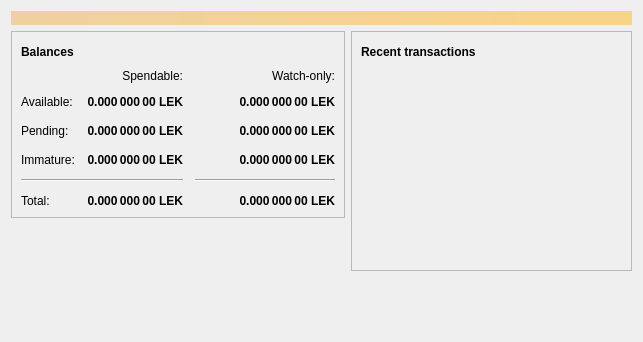
<?xml version="1.0" encoding="UTF-8"?>
<ui version="4.0">
 <class>OverviewPage</class>
 <widget class="QWidget" name="OverviewPage">
  <property name="geometry">
   <rect>
    <x>0</x>
    <y>0</y>
    <width>643</width>
    <height>342</height>
   </rect>
  </property>
  <property name="windowTitle">
   <string>Form</string>
  </property>
  <property name="styleSheet">
   <string notr="true"/>
  </property>
  <layout class="QVBoxLayout" name="topLayout">
   <item>
    <widget class="QLabel" name="labelAlerts">
     <property name="visible">
      <bool>false</bool>
     </property>
     <property name="styleSheet">
      <string notr="true">QLabel { background-color: qlineargradient(x1: 0, y1: 0, x2: 1, y2: 0, stop:0 #F0D0A0, stop:1 #F8D488); color:#000000; }</string>
     </property>
     <property name="wordWrap">
      <bool>true</bool>
     </property>
     <property name="margin">
      <number>3</number>
     </property>
     <property name="textInteractionFlags">
      <set>Qt::TextSelectableByMouse</set>
     </property>
    </widget>
   </item>
   <item>
    <layout class="QHBoxLayout" name="horizontalLayout" stretch="1,1">
     <item>
      <layout class="QVBoxLayout" name="verticalLayout_2">
       <item>
        <widget class="QFrame" name="frame">
         <property name="frameShape">
          <enum>QFrame::StyledPanel</enum>
         </property>
         <property name="frameShadow">
          <enum>QFrame::Raised</enum>
         </property>
         <layout class="QVBoxLayout" name="verticalLayout_4">
          <item>
           <layout class="QHBoxLayout" name="horizontalLayout_4">
            <item>
             <widget class="QLabel" name="label_5">
              <property name="font">
               <font>
                <weight>75</weight>
                <bold>true</bold>
               </font>
              </property>
              <property name="text">
               <string>Balances</string>
              </property>
             </widget>
            </item>
            <item>
             <widget class="QPushButton" name="labelWalletStatus">
              <property name="enabled">
               <bool>true</bool>
              </property>
              <property name="maximumSize">
               <size>
                <width>30</width>
                <height>16777215</height>
               </size>
              </property>
              <property name="toolTip">
               <string>The displayed information may be out of date. Your wallet automatically synchronizes with the LekCoin network after a connection is established, but this process has not completed yet.</string>
              </property>
              <property name="text">
               <string/>
              </property>
              <property name="icon">
               <iconset resource="../lekcoin.qrc">
                <normaloff>:/icons/warning</normaloff>
                <disabledoff>:/icons/warning</disabledoff>:/icons/warning</iconset>
              </property>
              <property name="iconSize">
               <size>
                <width>24</width>
                <height>24</height>
               </size>
              </property>
              <property name="flat">
               <bool>true</bool>
              </property>
             </widget>
            </item>
            <item>
             <spacer name="horizontalSpacer_3">
              <property name="orientation">
               <enum>Qt::Horizontal</enum>
              </property>
              <property name="sizeHint" stdset="0">
               <size>
                <width>40</width>
                <height>20</height>
               </size>
              </property>
             </spacer>
            </item>
           </layout>
          </item>
          <item>
           <layout class="QGridLayout" name="gridLayout">
            <property name="spacing">
             <number>12</number>
            </property>
            <item row="2" column="2">
             <widget class="QLabel" name="labelWatchPending">
              <property name="font">
               <font>
                <weight>75</weight>
                <bold>true</bold>
               </font>
              </property>
              <property name="cursor">
               <cursorShape>IBeamCursor</cursorShape>
              </property>
              <property name="toolTip">
               <string>Unconfirmed transactions to watch-only addresses</string>
              </property>
              <property name="text">
               <string notr="true">0.000 000 00 LEK</string>
              </property>
              <property name="alignment">
               <set>Qt::AlignRight|Qt::AlignTrailing|Qt::AlignVCenter</set>
              </property>
              <property name="textInteractionFlags">
               <set>Qt::LinksAccessibleByMouse|Qt::TextSelectableByKeyboard|Qt::TextSelectableByMouse</set>
              </property>
             </widget>
            </item>
            <item row="2" column="1">
             <widget class="QLabel" name="labelUnconfirmed">
              <property name="font">
               <font>
                <weight>75</weight>
                <bold>true</bold>
               </font>
              </property>
              <property name="cursor">
               <cursorShape>IBeamCursor</cursorShape>
              </property>
              <property name="toolTip">
               <string>Total of transactions that have yet to be confirmed, and do not yet count toward the spendable balance</string>
              </property>
              <property name="text">
               <string notr="true">0.000 000 00 LEK</string>
              </property>
              <property name="alignment">
               <set>Qt::AlignRight|Qt::AlignTrailing|Qt::AlignVCenter</set>
              </property>
              <property name="textInteractionFlags">
               <set>Qt::LinksAccessibleByMouse|Qt::TextSelectableByKeyboard|Qt::TextSelectableByMouse</set>
              </property>
             </widget>
            </item>
            <item row="3" column="2">
             <widget class="QLabel" name="labelWatchImmature">
              <property name="font">
               <font>
                <weight>75</weight>
                <bold>true</bold>
               </font>
              </property>
              <property name="cursor">
               <cursorShape>IBeamCursor</cursorShape>
              </property>
              <property name="toolTip">
               <string>Mined balance in watch-only addresses that has not yet matured</string>
              </property>
              <property name="text">
               <string notr="true">0.000 000 00 LEK</string>
              </property>
              <property name="alignment">
               <set>Qt::AlignRight|Qt::AlignTrailing|Qt::AlignVCenter</set>
              </property>
              <property name="textInteractionFlags">
               <set>Qt::LinksAccessibleByMouse|Qt::TextSelectableByKeyboard|Qt::TextSelectableByMouse</set>
              </property>
             </widget>
            </item>
            <item row="4" column="0" colspan="2">
             <widget class="Line" name="line">
              <property name="orientation">
               <enum>Qt::Horizontal</enum>
              </property>
             </widget>
            </item>
            <item row="4" column="2">
             <widget class="Line" name="lineWatchBalance">
              <property name="sizePolicy">
               <sizepolicy hsizetype="Preferred" vsizetype="Fixed">
                <horstretch>0</horstretch>
                <verstretch>0</verstretch>
               </sizepolicy>
              </property>
              <property name="minimumSize">
               <size>
                <width>140</width>
                <height>0</height>
               </size>
              </property>
              <property name="orientation">
               <enum>Qt::Horizontal</enum>
              </property>
             </widget>
            </item>
            <item row="5" column="0">
             <widget class="QLabel" name="labelTotalText">
              <property name="text">
               <string>Total:</string>
              </property>
             </widget>
            </item>
            <item row="3" column="1">
             <widget class="QLabel" name="labelImmature">
              <property name="font">
               <font>
                <weight>75</weight>
                <bold>true</bold>
               </font>
              </property>
              <property name="cursor">
               <cursorShape>IBeamCursor</cursorShape>
              </property>
              <property name="toolTip">
               <string>Mined balance that has not yet matured</string>
              </property>
              <property name="text">
               <string notr="true">0.000 000 00 LEK</string>
              </property>
              <property name="alignment">
               <set>Qt::AlignRight|Qt::AlignTrailing|Qt::AlignVCenter</set>
              </property>
              <property name="textInteractionFlags">
               <set>Qt::LinksAccessibleByMouse|Qt::TextSelectableByKeyboard|Qt::TextSelectableByMouse</set>
              </property>
             </widget>
            </item>
            <item row="2" column="3">
             <spacer name="horizontalSpacer_2">
              <property name="orientation">
               <enum>Qt::Horizontal</enum>
              </property>
              <property name="sizeHint" stdset="0">
               <size>
                <width>40</width>
                <height>20</height>
               </size>
              </property>
             </spacer>
            </item>
            <item row="3" column="0">
             <widget class="QLabel" name="labelImmatureText">
              <property name="text">
               <string>Immature:</string>
              </property>
             </widget>
            </item>
            <item row="5" column="1">
             <widget class="QLabel" name="labelTotal">
              <property name="font">
               <font>
                <weight>75</weight>
                <bold>true</bold>
               </font>
              </property>
              <property name="cursor">
               <cursorShape>IBeamCursor</cursorShape>
              </property>
              <property name="toolTip">
               <string>Your current total balance</string>
              </property>
              <property name="text">
               <string notr="true">0.000 000 00 LEK</string>
              </property>
              <property name="alignment">
               <set>Qt::AlignRight|Qt::AlignTrailing|Qt::AlignVCenter</set>
              </property>
              <property name="textInteractionFlags">
               <set>Qt::LinksAccessibleByMouse|Qt::TextSelectableByKeyboard|Qt::TextSelectableByMouse</set>
              </property>
             </widget>
            </item>
            <item row="5" column="2">
             <widget class="QLabel" name="labelWatchTotal">
              <property name="font">
               <font>
                <weight>75</weight>
                <bold>true</bold>
               </font>
              </property>
              <property name="cursor">
               <cursorShape>IBeamCursor</cursorShape>
              </property>
              <property name="toolTip">
               <string>Current total balance in watch-only addresses</string>
              </property>
              <property name="text">
               <string notr="true">0.000 000 00 LEK</string>
              </property>
              <property name="alignment">
               <set>Qt::AlignRight|Qt::AlignTrailing|Qt::AlignVCenter</set>
              </property>
              <property name="textInteractionFlags">
               <set>Qt::LinksAccessibleByMouse|Qt::TextSelectableByKeyboard|Qt::TextSelectableByMouse</set>
              </property>
             </widget>
            </item>
            <item row="0" column="2">
             <widget class="QLabel" name="labelWatchonly">
              <property name="text">
               <string>Watch-only:</string>
              </property>
              <property name="alignment">
               <set>Qt::AlignRight|Qt::AlignTrailing|Qt::AlignVCenter</set>
              </property>
             </widget>
            </item>
            <item row="1" column="0">
             <widget class="QLabel" name="labelBalanceText">
              <property name="text">
               <string>Available:</string>
              </property>
             </widget>
            </item>
            <item row="1" column="1">
             <widget class="QLabel" name="labelBalance">
              <property name="font">
               <font>
                <weight>75</weight>
                <bold>true</bold>
               </font>
              </property>
              <property name="cursor">
               <cursorShape>IBeamCursor</cursorShape>
              </property>
              <property name="toolTip">
               <string>Your current spendable balance</string>
              </property>
              <property name="text">
               <string notr="true">0.000 000 00 LEK</string>
              </property>
              <property name="alignment">
               <set>Qt::AlignRight|Qt::AlignTrailing|Qt::AlignVCenter</set>
              </property>
              <property name="textInteractionFlags">
               <set>Qt::LinksAccessibleByMouse|Qt::TextSelectableByKeyboard|Qt::TextSelectableByMouse</set>
              </property>
             </widget>
            </item>
            <item row="1" column="2">
             <widget class="QLabel" name="labelWatchAvailable">
              <property name="font">
               <font>
                <weight>75</weight>
                <bold>true</bold>
               </font>
              </property>
              <property name="cursor">
               <cursorShape>IBeamCursor</cursorShape>
              </property>
              <property name="toolTip">
               <string>Your current balance in watch-only addresses</string>
              </property>
              <property name="text">
               <string notr="true">0.000 000 00 LEK</string>
              </property>
              <property name="alignment">
               <set>Qt::AlignRight|Qt::AlignTrailing|Qt::AlignVCenter</set>
              </property>
              <property name="textInteractionFlags">
               <set>Qt::LinksAccessibleByMouse|Qt::TextSelectableByKeyboard|Qt::TextSelectableByMouse</set>
              </property>
             </widget>
            </item>
            <item row="2" column="0">
             <widget class="QLabel" name="labelPendingText">
              <property name="text">
               <string>Pending:</string>
              </property>
             </widget>
            </item>
            <item row="0" column="1">
             <widget class="QLabel" name="labelSpendable">
              <property name="text">
               <string>Spendable:</string>
              </property>
              <property name="alignment">
               <set>Qt::AlignRight|Qt::AlignTrailing|Qt::AlignVCenter</set>
              </property>
             </widget>
            </item>
           </layout>
          </item>
         </layout>
        </widget>
       </item>
       <item>
        <spacer name="verticalSpacer">
         <property name="orientation">
          <enum>Qt::Vertical</enum>
         </property>
         <property name="sizeHint" stdset="0">
          <size>
           <width>20</width>
           <height>40</height>
          </size>
         </property>
        </spacer>
       </item>
       <item>
        <widget class="QLabel" name="label_6">
         <property name="text">
          <string/>
         </property>
         <property name="pixmap">
          <pixmap>:/icons/backg</pixmap>
         </property>
         <property name="scaledContents">
          <bool>false</bool>
         </property>
         <property name="alignment">
          <set>Qt::AlignCenter</set>
         </property>
         <property name="margin">
          <number>-2</number>
         </property>
        </widget>
       </item>
      </layout>
     </item>
     <item>
      <layout class="QVBoxLayout" name="verticalLayout_3">
       <item>
        <widget class="QFrame" name="frame_2">
         <property name="frameShape">
          <enum>QFrame::StyledPanel</enum>
         </property>
         <property name="frameShadow">
          <enum>QFrame::Raised</enum>
         </property>
         <layout class="QVBoxLayout" name="verticalLayout">
          <item>
           <layout class="QHBoxLayout" name="horizontalLayout_2">
            <item>
             <widget class="QLabel" name="label_4">
              <property name="font">
               <font>
                <weight>75</weight>
                <bold>true</bold>
               </font>
              </property>
              <property name="text">
               <string>Recent transactions</string>
              </property>
             </widget>
            </item>
            <item>
             <widget class="QPushButton" name="labelTransactionsStatus">
              <property name="enabled">
               <bool>true</bool>
              </property>
              <property name="maximumSize">
               <size>
                <width>30</width>
                <height>16777215</height>
               </size>
              </property>
              <property name="toolTip">
               <string>The displayed information may be out of date. Your wallet automatically synchronizes with the LekCoin network after a connection is established, but this process has not completed yet.</string>
              </property>
              <property name="text">
               <string/>
              </property>
              <property name="icon">
               <iconset resource="../lekcoin.qrc">
                <normaloff>:/icons/warning</normaloff>
                <disabledoff>:/icons/warning</disabledoff>:/icons/warning</iconset>
              </property>
              <property name="iconSize">
               <size>
                <width>24</width>
                <height>24</height>
               </size>
              </property>
              <property name="flat">
               <bool>true</bool>
              </property>
             </widget>
            </item>
            <item>
             <spacer name="horizontalSpacer">
              <property name="orientation">
               <enum>Qt::Horizontal</enum>
              </property>
              <property name="sizeHint" stdset="0">
               <size>
                <width>40</width>
                <height>20</height>
               </size>
              </property>
             </spacer>
            </item>
           </layout>
          </item>
          <item>
           <widget class="QListView" name="listTransactions">
            <property name="styleSheet">
             <string notr="true">QListView { background: transparent; }</string>
            </property>
            <property name="frameShape">
             <enum>QFrame::NoFrame</enum>
            </property>
            <property name="verticalScrollBarPolicy">
             <enum>Qt::ScrollBarAlwaysOff</enum>
            </property>
            <property name="horizontalScrollBarPolicy">
             <enum>Qt::ScrollBarAlwaysOff</enum>
            </property>
            <property name="selectionMode">
             <enum>QAbstractItemView::NoSelection</enum>
            </property>
           </widget>
          </item>
         </layout>
        </widget>
       </item>
       <item>
        <spacer name="verticalSpacer_2">
         <property name="orientation">
          <enum>Qt::Vertical</enum>
         </property>
         <property name="sizeHint" stdset="0">
          <size>
           <width>20</width>
           <height>40</height>
          </size>
         </property>
        </spacer>
       </item>
      </layout>
     </item>
    </layout>
   </item>
  </layout>
 </widget>
 <resources>
  <include location="../lekcoin.qrc"/>
 </resources>
 <connections/>
</ui>
